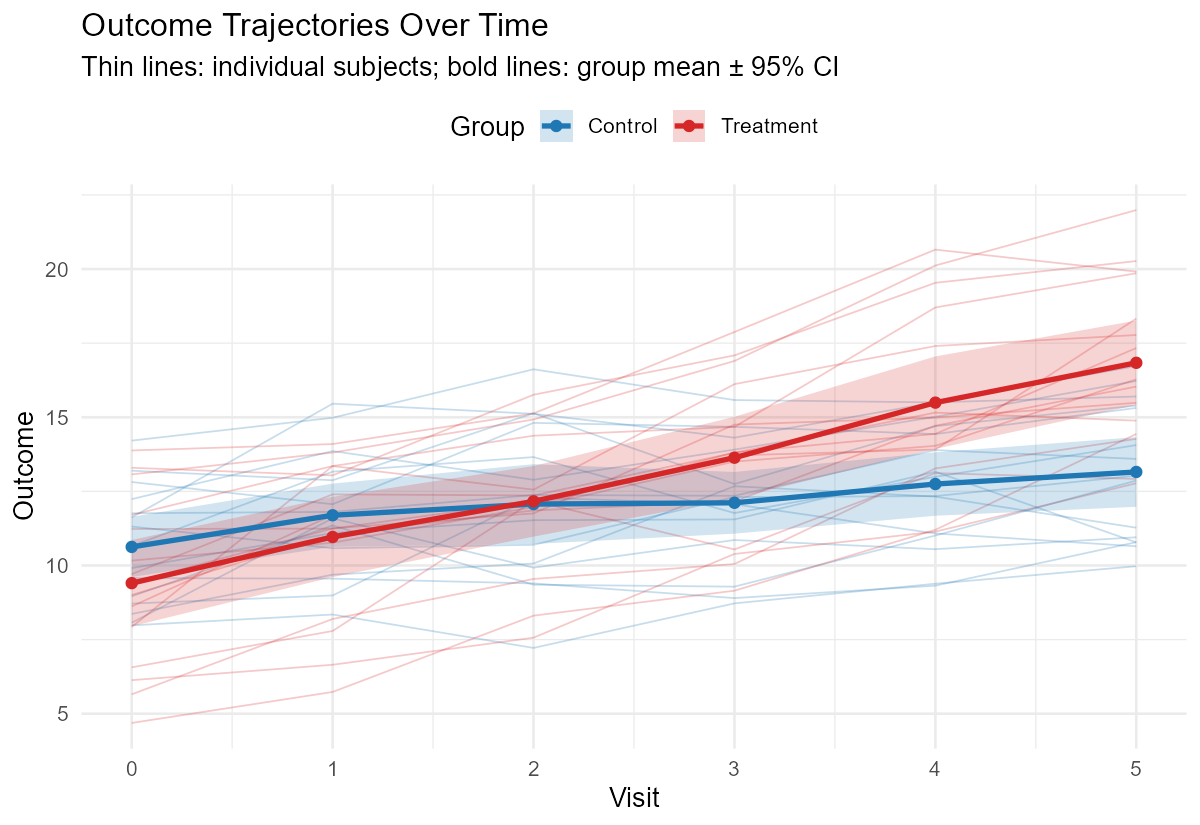

R code for this plot:
library(ggplot2)
library(dplyr)

set.seed(42)

# Simulated longitudinal data: 30 subjects, 2 groups, 6 visits
n_subj <- 30
visits <- 0:5
df <- expand.grid(id = 1:n_subj, time = visits) |>
  mutate(
    group = ifelse(id <= n_subj / 2, "Control", "Treatment"),
    slope = ifelse(group == "Control", 0.5, 1.5)
  ) |>
  group_by(id) |>
  mutate(intercept = rnorm(1, 10, 2)) |>
  ungroup() |>
  mutate(outcome = intercept + slope * time + rnorm(n(), 0, 1))

group_means <- df |>
  group_by(group, time) |>
  summarise(mean = mean(outcome), se = sd(outcome) / sqrt(n()), .groups = "drop")

p <- ggplot(df, aes(time, outcome, color = group)) +
  geom_line(aes(group = id), alpha = 0.25, linewidth = 0.4) +
  geom_ribbon(data = group_means,
              aes(x = time, ymin = mean - 1.96 * se, ymax = mean + 1.96 * se, fill = group),
              inherit.aes = FALSE, alpha = 0.2) +
  geom_line(data = group_means, aes(y = mean), linewidth = 1.2) +
  geom_point(data = group_means, aes(y = mean), size = 2) +
  scale_x_continuous(breaks = visits) +
  scale_color_manual(values = c(Control = "#1f77b4", Treatment = "#d62728")) +
  scale_fill_manual(values = c(Control = "#1f77b4", Treatment = "#d62728")) +
  labs(title = "Outcome Trajectories Over Time",
       subtitle = "Thin lines: individual subjects; bold lines: group mean ± 95% CI",
       x = "Visit", y = "Outcome", color = "Group", fill = "Group") +
  theme_minimal(base_size = 13) +
  theme(legend.position = "top")

ggsave("longitudinal_plot.png", p, width = 8, height = 5.5, dpi = 150)
p
